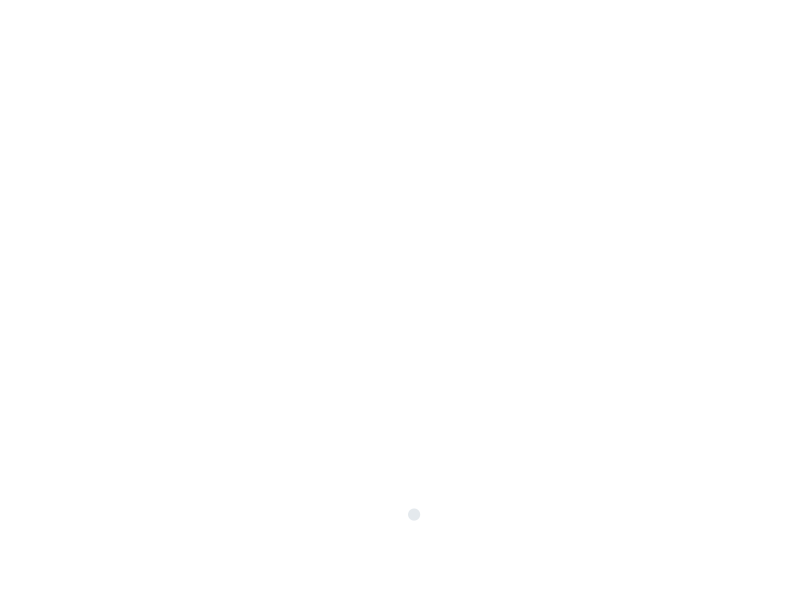
Frame 1 (no input)
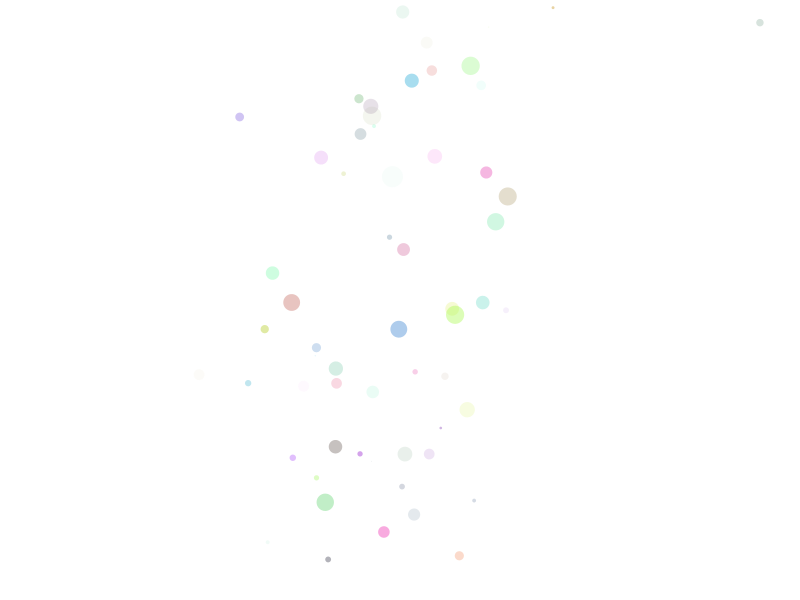
Frame 60 (the mouse pressed at the canvas centre just before this capture)
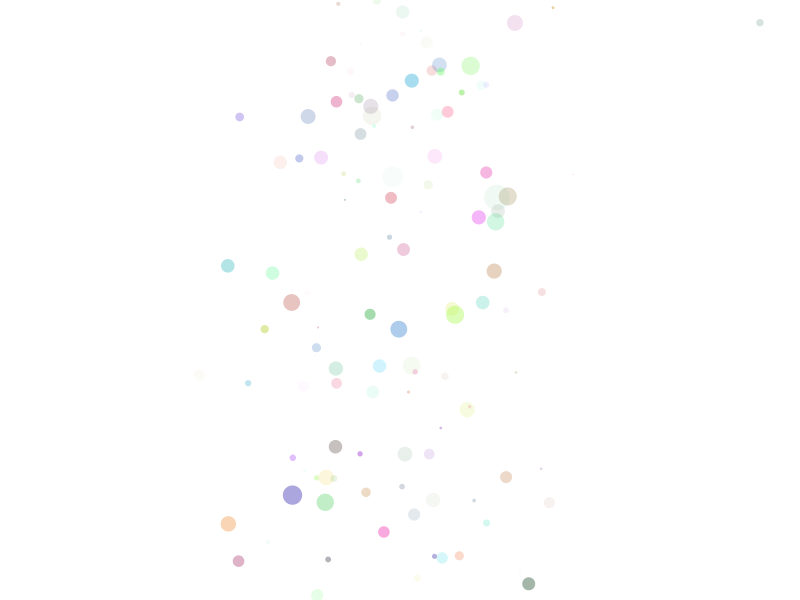
Frame 120 (the mouse held since frame 60 and released just before this capture)

The Processing sketch that drew these frames (run headless with seeded random() and noise(); from frame 60 on, the mouse is pressed at the canvas centre):

// Processing sketch: PaintScatter
// ── PaintScatter.pde
void setup()
{
  size(800, 600);
  background(255);
  noStroke();
}

void draw()
{
  float meanX = width / 2;
  float stdX = 100;

  float x = randomGaussian() * stdX + meanX;
  float y = random(height);

  float sizeMean = 10;
  float sizeStd = 5;
  float s = abs(randomGaussian() * sizeStd + sizeMean);

  float r = random(255);
  float g = random(255);
  float b = random(255);
  float a = random(10, 100);

  fill(r, g, b, a);
  ellipse(x, y, s, s);
}
